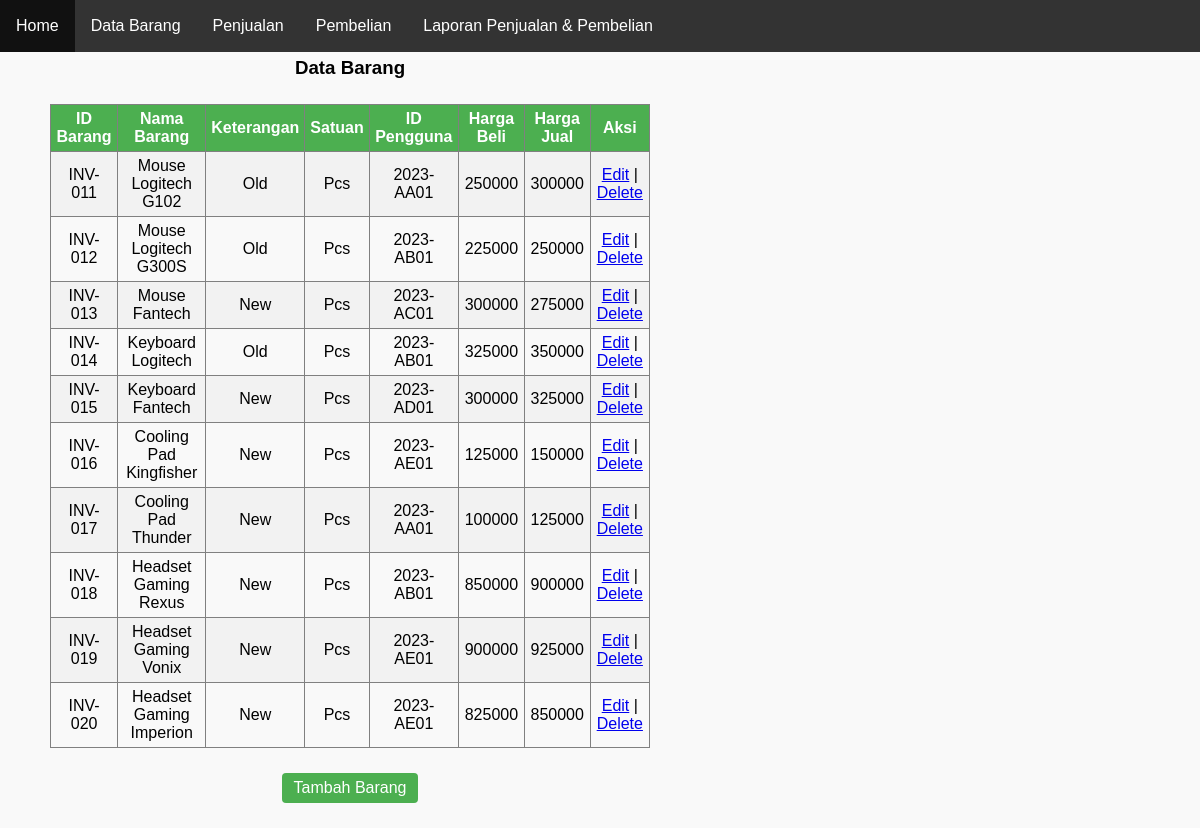
Screenshot of /MVC/index.php?controller=barang&action=list with the database file from the repository.
### tables this page shows
CREATE TABLE IF NOT EXISTS `barang` (
  `IdBarang` varchar(10) NOT NULL,
  `NamaBarang` text,
  `Keterangan` text,
  `Satuan` text,
  `IdPengguna` varchar(10) DEFAULT NULL,
  `hargaJual` int DEFAULT NULL,
  `hargaBeli` int DEFAULT NULL,
  PRIMARY KEY (`IdBarang`),
  KEY `IdPengguna` (`IdPengguna`)
);

### MVC/index.php (called while the page is built, shortened)
<?php
  if (isset($_GET['controller']) && isset($_GET['action'])) {
    $controller = $_GET['controller'];
    $action     = $_GET['action'];
  } else {
    $controller = 'home';
    $action     = 'welcome';
  }
  require_once('views/layout.php');
?>

### MVC/controllers/barang_controller.php (called while the page is built, shortened)
<?php
  class BarangController {
    public function list() {
      $listBarang = Barang::all();
      require_once('views/barang/list.php');
    }
  }
?>

### MVC/models/barang.php (called while the page is built, shortened)
<?php
  class Barang {
    public function __construct($idBarang, $namaBarang, $keterangan, $satuan, $idPengguna,$hargaBeli,$hargaJual) {
      $this->idBarang = $idBarang;
      $this->namaBarang = $namaBarang;
      $this->keterangan = $keterangan;
      $this->satuan = $satuan;
      $this->idPengguna = $idPengguna;
      $this->hargaBeli = $hargaBeli;
      $this->hargaJual = $hargaJual;
    }
    public static function all() {
      $list = [];
      $db = Db::getInstance();
      $req = $db->query('SELECT * FROM barang');
      foreach($req->fetchAll() as $barang) {
        $list[] = new Barang($barang['IdBarang'], $barang['NamaBarang'], $barang['Keterangan'],  $barang['Satuan'],  $barang['IdPengguna'],$barang ['hargaBeli'],$barang['hargaJual']);
      }
      return $list;
    }
  }
?>

### MVC/views/barang/list.php (the view, shortened to what this page needs)
<!DOCTYPE html>
<html>
    <head>
        <link rel="stylesheet" href="style.css">
    </head>
    <body>
    <table>
        <tr>
            <td>
                <h3>Data Barang</h3>
            </td>
        </tr>
        <table border="1">
            <tr>
                <th>ID Barang</th>
                <th>Nama Barang</th>
                <th>Keterangan</th>
                <th>Satuan</th>
                <th>ID Pengguna</th>
                <th>Harga Beli</th>
                <th>Harga Jual</th>
                <th>Aksi</th>
            </tr>
            <?php
            foreach ($listBarang as $barang) {
                echo "<tr>";
                echo "<td>" . $barang->idBarang . "</td>";
                echo "<td>" . $barang->namaBarang . "</td>";
                echo "<td>" . $barang->keterangan . "</td>";
                echo "<td>" . $barang->satuan . "</td>";
                echo "<td>" . $barang->idPengguna . "</td>";
                echo "<td>" . $barang->hargaBeli . "</td>";
                echo "<td>" . $barang->hargaJual . "</td>";
                echo "<td><a href='?controller=barang&action=update&id=" . $barang->idBarang . "'>Edit</a> | <a href='?controller=barang&action=delete&id=" . $barang->idBarang . "'>Delete</a></td>";
                echo "</tr>";
            }
            ?>
        </table>
        <table>
        <tr>
                <td><a class="button" href='?controller=barang&action=add'>Tambah Barang</a>
            </td>
        </tr>
        </table>
    </body>
</html>

### MVC/views/layout.php (shortened to what this page needs)
<DOCTYPE html>
<html>
  <head>
    <link rel="stylesheet" href="style.css">
  </head>
  <header>
    <head>
    </head>
    <body>
      <ul>
        <li><a class="active" href='/MVC/index.php'>Home</a></li>
        <li><a href='?controller=barang&action=list'>Data Barang</a></li>
        <li><a href='?controller=penjualan&action=list'>Penjualan</a></li>
        <li><a href='?controller=pembelian&action=list'>Pembelian</a></li>
        <li><a href='?controller=laporanJualBeli&action=list'>Laporan Penjualan & Pembelian</a></li>
      </ul>
      <?php require_once('routes.php'); ?>
    <body>
  </header>
<html>

### MVC/routes.php (shortened to what this page needs)
<?php
  function call($controller, $action) {
    switch($controller) {
      case 'barang':
        require_once('models/barang.php');
        $controller = new BarangController();
      break;
    }
    $controller->{ $action }();
  }
  $controllers = array('home' => ['welcome', 'error', 'dashboard'],
                       'barang' => ['list', 'add', 'delete', 'update'],
                       'penjualan' => ['list', 'add', 'delete', 'update'],
                       'pembelian' => ['list', 'add', 'delete', 'update'],
                       'laporanJualBeli' => ['list']);
  if (array_key_exists($controller, $controllers)) {
    if (in_array($action, $controllers[$controller])) {
      call($controller, $action);
    } else {
      call('home', 'error');
    }
  } else {
    call('home', 'error');
  }
?>

### MVC/style.css (style rules this page uses)
body, h1, h2, h3, p, form, table { margin: 0; padding: 0; }
body { font-family: Arial, sans-serif; line-height: 1.5; background-color: #f9f9f9; }
.button { background-color: #4caf50; color: #fff; border: none; padding: 8px 15px; border-radius: 4px; cursor: pointer; text-align: center; }
table { width: 50%; border-collapse: collapse; margin-left: 50px; margin-bottom: 20px; }
table th, table td { padding: 5px; text-align: center; }
table th { background-color: #4caf50; color: #fff; }
table tr:nth-child(even) { background-color: #f2f2f2; }
a.button { display: inline-block; background-color: #4caf50; color: #fff; padding: 6px 12px; text-decoration: none; border-radius: 4px; }
ul { list-style-type: none; margin: 0; padding: 0; overflow: hidden; background-color: #333; }
li { float: left; }
li a { display: block; color: white; text-align: center; padding: 14px 16px; text-decoration: none; }

### MVC/views/layout.php (style rules this page uses)
ul { list-style-type: none; margin: 0; padding: 0; overflow: hidden; background-color: #333; }
li { float: left; }
li a { display: block; color: white; text-align: center; padding: 14px 16px; text-decoration: none; }
.active { background-color: #04AA6D; }

### rows the page displays
barang: IdBarang "INV-011", NamaBarang "Mouse Logitech G102", Keterangan "Old", Satuan "Pcs", IdPengguna "2023-AA01", hargaBeli "250000", hargaJual "300000"
barang: IdBarang "INV-012", NamaBarang "Mouse Logitech G300S", Keterangan "Old", Satuan "Pcs", IdPengguna "2023-AB01", hargaBeli "225000", hargaJual "250000"
barang: IdBarang "INV-013", NamaBarang "Mouse Fantech", Keterangan "New", Satuan "Pcs", IdPengguna "2023-AC01", hargaBeli "300000", hargaJual "275000"
barang: IdBarang "INV-014", NamaBarang "Keyboard Logitech", Keterangan "Old", Satuan "Pcs", IdPengguna "2023-AB01", hargaBeli "325000", hargaJual "350000"
barang: IdBarang "INV-015", NamaBarang "Keyboard Fantech", Keterangan "New", Satuan "Pcs", IdPengguna "2023-AD01", hargaBeli "300000", hargaJual "325000"
barang: IdBarang "INV-016", NamaBarang "Cooling Pad Kingfisher", Keterangan "New", Satuan "Pcs", IdPengguna "2023-AE01", hargaBeli "125000", hargaJual "150000"
barang: IdBarang "INV-017", NamaBarang "Cooling Pad Thunder", Keterangan "New", Satuan "Pcs", IdPengguna "2023-AA01", hargaBeli "100000", hargaJual "125000"
barang: IdBarang "INV-018", NamaBarang "Headset Gaming Rexus", Keterangan "New", Satuan "Pcs", IdPengguna "2023-AB01", hargaBeli "850000", hargaJual "900000"
barang: IdBarang "INV-019", NamaBarang "Headset Gaming Vonix", Keterangan "New", Satuan "Pcs", IdPengguna "2023-AE01", hargaBeli "900000", hargaJual "925000"
barang: IdBarang "INV-020", NamaBarang "Headset Gaming Imperion", Keterangan "New", Satuan "Pcs", IdPengguna "2023-AE01", hargaBeli "825000", hargaJual "850000"
